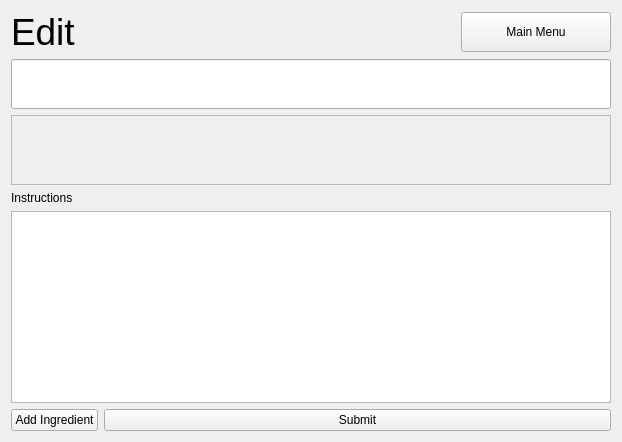
    <widget class="QWidget" name="EditScreen">
     <layout class="QGridLayout" name="gridLayout_4">
      <item row="0" column="0">
       <layout class="QVBoxLayout" name="ES_vl">
        <item>
         <layout class="QHBoxLayout" name="ES_HeaderHL">
          <item>
           <widget class="QLabel" name="ES_LabelTitle">
            <property name="font">
             <font>
              <pointsize>28</pointsize>
             </font>
            </property>
            <property name="text">
             <string>Edit</string>
            </property>
           </widget>
          </item>
          <item>
           <spacer name="ES_hs">
            <property name="orientation">
             <enum>Qt::Horizontal</enum>
            </property>
            <property name="sizeHint" stdset="0">
             <size>
              <width>40</width>
              <height>20</height>
             </size>
            </property>
           </spacer>
          </item>
          <item>
           <widget class="QPushButton" name="ES_MainMenuButton">
            <property name="sizePolicy">
             <sizepolicy hsizetype="Fixed" vsizetype="Fixed">
              <horstretch>0</horstretch>
              <verstretch>0</verstretch>
             </sizepolicy>
            </property>
            <property name="minimumSize">
             <size>
              <width>150</width>
              <height>40</height>
             </size>
            </property>
            <property name="maximumSize">
             <size>
              <width>200</width>
              <height>16777215</height>
             </size>
            </property>
            <property name="cursor">
             <cursorShape>PointingHandCursor</cursorShape>
            </property>
            <property name="text">
             <string>Main Menu</string>
            </property>
           </widget>
          </item>
         </layout>
        </item>
        <item>
         <layout class="QVBoxLayout" name="ES_DescriptionVL">
          <item>
           <layout class="QVBoxLayout" name="ES_RecipeNameVL">
            <item>
             <widget class="QLineEdit" name="ES_RecipeNameLE">
              <property name="sizePolicy">
               <sizepolicy hsizetype="Maximum" vsizetype="Fixed">
                <horstretch>0</horstretch>
                <verstretch>0</verstretch>
               </sizepolicy>
              </property>
              <property name="minimumSize">
               <size>
                <width>600</width>
                <height>50</height>
               </size>
              </property>
              <property name="font">
               <font>
                <pointsize>16</pointsize>
               </font>
              </property>
             </widget>
            </item>
            <item>
             <widget class="QScrollArea" name="ES_ScrollArea">
              <property name="widgetResizable">
               <bool>true</bool>
              </property>
              <widget class="QWidget" name="ES_ScrollAreaWidgetContents">
               <property name="geometry">
                <rect>
                 <x>0</x>
                 <y>0</y>
                 <width>674</width>
                 <height>16</height>
                </rect>
               </property>
               <property name="sizePolicy">
                <sizepolicy hsizetype="Preferred" vsizetype="Maximum">
                 <horstretch>0</horstretch>
                 <verstretch>0</verstretch>
                </sizepolicy>
               </property>
              </widget>
             </widget>
            </item>
           </layout>
          </item>
          <item>
           <widget class="QLabel" name="ES_InstructionsLabel">
            <property name="text">
             <string>Instructions</string>
            </property>
           </widget>
          </item>
          <item>
           <widget class="QTextEdit" name="ES_InstructionsTE">
            <property name="sizePolicy">
             <sizepolicy hsizetype="Expanding" vsizetype="Preferred">
              <horstretch>0</horstretch>
              <verstretch>0</verstretch>
             </sizepolicy>
            </property>
            <property name="minimumSize">
             <size>
              <width>0</width>
              <height>100</height>
             </size>
            </property>
            <property name="cursor" stdset="0">
             <cursorShape>IBeamCursor</cursorShape>
            </property>
           </widget>
          </item>
          <item>
           <layout class="QHBoxLayout" name="ES_IngredientsHL">
            <item>
             <widget class="QPushButton" name="ES_AddIngredientButton">
              <property name="sizePolicy">
               <sizepolicy hsizetype="Fixed" vsizetype="Fixed">
                <horstretch>0</horstretch>
                <verstretch>0</verstretch>
               </sizepolicy>
              </property>
              <property name="palette">
               <palette>
                <active>
                 <colorrole role="WindowText">
                  <brush brushstyle="SolidPattern">
                   <color alpha="255">
                    <red>0</red>
                    <green>0</green>
                    <blue>0</blue>
                   </color>
                  </brush>
                 </colorrole>
                 <colorrole role="Button">
                  <brush brushstyle="SolidPattern">
                   <color alpha="255">
                    <red>255</red>
                    <green>255</green>
                    <blue>255</blue>
                   </color>
                  </brush>
                 </colorrole>
                 <colorrole role="Light">
                  <brush brushstyle="SolidPattern">
                   <color alpha="255">
                    <red>255</red>
                    <green>255</green>
                    <blue>255</blue>
                   </color>
                  </brush>
                 </colorrole>
                 <colorrole role="Midlight">
                  <brush brushstyle="SolidPattern">
                   <color alpha="255">
                    <red>255</red>
                    <green>255</green>
                    <blue>255</blue>
                   </color>
                  </brush>
                 </colorrole>
                 <colorrole role="Dark">
                  <brush brushstyle="SolidPattern">
                   <color alpha="255">
                    <red>127</red>
                    <green>127</green>
                    <blue>127</blue>
                   </color>
                  </brush>
                 </colorrole>
                 <colorrole role="Mid">
                  <brush brushstyle="SolidPattern">
                   <color alpha="255">
                    <red>170</red>
                    <green>170</green>
                    <blue>170</blue>
                   </color>
                  </brush>
                 </colorrole>
                 <colorrole role="Text">
                  <brush brushstyle="SolidPattern">
                   <color alpha="255">
                    <red>0</red>
                    <green>0</green>
                    <blue>0</blue>
                   </color>
                  </brush>
                 </colorrole>
                 <colorrole role="BrightText">
                  <brush brushstyle="SolidPattern">
                   <color alpha="255">
                    <red>255</red>
                    <green>255</green>
                    <blue>255</blue>
                   </color>
                  </brush>
                 </colorrole>
                 <colorrole role="ButtonText">
                  <brush brushstyle="SolidPattern">
                   <color alpha="255">
                    <red>0</red>
                    <green>0</green>
                    <blue>0</blue>
                   </color>
                  </brush>
                 </colorrole>
                 <colorrole role="Base">
                  <brush brushstyle="SolidPattern">
                   <color alpha="255">
                    <red>255</red>
                    <green>255</green>
                    <blue>255</blue>
                   </color>
                  </brush>
                 </colorrole>
                 <colorrole role="Window">
                  <brush brushstyle="SolidPattern">
                   <color alpha="255">
                    <red>255</red>
                    <green>255</green>
                    <blue>255</blue>
                   </color>
                  </brush>
                 </colorrole>
                 <colorrole role="Shadow">
                  <brush brushstyle="SolidPattern">
                   <color alpha="255">
                    <red>0</red>
                    <green>0</green>
                    <blue>0</blue>
                   </color>
                  </brush>
                 </colorrole>
                 <colorrole role="AlternateBase">
                  <brush brushstyle="SolidPattern">
                   <color alpha="255">
                    <red>255</red>
                    <green>255</green>
                    <blue>255</blue>
                   </color>
                  </brush>
                 </colorrole>
                 <colorrole role="ToolTipBase">
                  <brush brushstyle="SolidPattern">
                   <color alpha="255">
                    <red>255</red>
                    <green>255</green>
                    <blue>220</blue>
                   </color>
                  </brush>
                 </colorrole>
                 <colorrole role="ToolTipText">
                  <brush brushstyle="SolidPattern">
                   <color alpha="255">
                    <red>0</red>
                    <green>0</green>
                    <blue>0</blue>
                   </color>
                  </brush>
                 </colorrole>
                 <colorrole role="PlaceholderText">
                  <brush brushstyle="SolidPattern">
                   <color alpha="127">
                    <red>0</red>
                    <green>0</green>
                    <blue>0</blue>
                   </color>
                  </brush>
                 </colorrole>
                </active>
                <inactive>
                 <colorrole role="WindowText">
                  <brush brushstyle="SolidPattern">
                   <color alpha="255">
                    <red>0</red>
                    <green>0</green>
                    <blue>0</blue>
                   </color>
                  </brush>
                 </colorrole>
                 <colorrole role="Button">
                  <brush brushstyle="SolidPattern">
                   <color alpha="255">
                    <red>240</red>
                    <green>240</green>
                    <blue>240</blue>
                   </color>
                  </brush>
                 </colorrole>
                 <colorrole role="Light">
                  <brush brushstyle="SolidPattern">
                   <color alpha="255">
                    <red>255</red>
                    <green>255</green>
                    <blue>255</blue>
                   </color>
                  </brush>
                 </colorrole>
                 <colorrole role="Midlight">
                  <brush brushstyle="SolidPattern">
                   <color alpha="255">
                    <red>227</red>
                    <green>227</green>
                    <blue>227</blue>
                   </color>
                  </brush>
                 </colorrole>
                 <colorrole role="Dark">
                  <brush brushstyle="SolidPattern">
                   <color alpha="255">
                    <red>160</red>
                    <green>160</green>
                    <blue>160</blue>
                   </color>
                  </brush>
                 </colorrole>
                 <colorrole role="Mid">
                  <brush brushstyle="SolidPattern">
                   <color alpha="255">
                    <red>160</red>
                    <green>160</green>
                    <blue>160</blue>
                   </color>
                  </brush>
                 </colorrole>
                 <colorrole role="Text">
                  <brush brushstyle="SolidPattern">
                   <color alpha="255">
                    <red>0</red>
                    <green>0</green>
                    <blue>0</blue>
                   </color>
                  </brush>
                 </colorrole>
                 <colorrole role="BrightText">
                  <brush brushstyle="SolidPattern">
                   <color alpha="255">
                    <red>255</red>
                    <green>255</green>
                    <blue>255</blue>
                   </color>
                  </brush>
                 </colorrole>
                 <colorrole role="ButtonText">
                  <brush brushstyle="SolidPattern">
                   <color alpha="255">
                    <red>0</red>
                    <green>0</green>
                    <blue>0</blue>
                   </color>
                  </brush>
                 </colorrole>
                 <colorrole role="Base">
                  <brush brushstyle="SolidPattern">
                   <color alpha="255">
                    <red>255</red>
                    <green>255</green>
                    <blue>255</blue>
                   </color>
                  </brush>
                 </colorrole>
                 <colorrole role="Window">
                  <brush brushstyle="SolidPattern">
                   <color alpha="255">
                    <red>240</red>
                    <green>240</green>
                    <blue>240</blue>
                   </color>
                  </brush>
                 </colorrole>
                 <colorrole role="Shadow">
                  <brush brushstyle="SolidPattern">
                   <color alpha="255">
                    <red>105</red>
                    <green>105</green>
                    <blue>105</blue>
                   </color>
                  </brush>
                 </colorrole>
                 <colorrole role="AlternateBase">
                  <brush brushstyle="SolidPattern">
                   <color alpha="255">
                    <red>245</red>
                    <green>245</green>
                    <blue>245</blue>
                   </color>
                  </brush>
                 </colorrole>
                 <colorrole role="ToolTipBase">
                  <brush brushstyle="SolidPattern">
                   <color alpha="255">
                    <red>255</red>
                    <green>255</green>
                    <blue>220</blue>
                   </color>
                  </brush>
                 </colorrole>
                 <colorrole role="ToolTipText">
                  <brush brushstyle="SolidPattern">
                   <color alpha="255">
                    <red>0</red>
                    <green>0</green>
                    <blue>0</blue>
                   </color>
                  </brush>
                 </colorrole>
                 <colorrole role="PlaceholderText">
                  <brush brushstyle="SolidPattern">
                   <color alpha="128">
                    <red>0</red>
                    <green>0</green>
                    <blue>0</blue>
                   </color>
                  </brush>
                 </colorrole>
                </inactive>
                <disabled>
                 <colorrole role="WindowText">
                  <brush brushstyle="SolidPattern">
                   <color alpha="255">
                    <red>127</red>
                    <green>127</green>
                    <blue>127</blue>
                   </color>
                  </brush>
                 </colorrole>
                 <colorrole role="Button">
                  <brush brushstyle="SolidPattern">
                   <color alpha="255">
                    <red>255</red>
                    <green>255</green>
                    <blue>255</blue>
                   </color>
                  </brush>
                 </colorrole>
                 <colorrole role="Light">
                  <brush brushstyle="SolidPattern">
                   <color alpha="255">
                    <red>255</red>
                    <green>255</green>
                    <blue>255</blue>
                   </color>
                  </brush>
                 </colorrole>
                 <colorrole role="Midlight">
                  <brush brushstyle="SolidPattern">
                   <color alpha="255">
                    <red>255</red>
                    <green>255</green>
                    <blue>255</blue>
                   </color>
                  </brush>
                 </colorrole>
                 <colorrole role="Dark">
                  <brush brushstyle="SolidPattern">
                   <color alpha="255">
                    <red>127</red>
                    <green>127</green>
                    <blue>127</blue>
                   </color>
                  </brush>
                 </colorrole>
                 <colorrole role="Mid">
                  <brush brushstyle="SolidPattern">
                   <color alpha="255">
                    <red>170</red>
                    <green>170</green>
                    <blue>170</blue>
                   </color>
                  </brush>
                 </colorrole>
                 <colorrole role="Text">
                  <brush brushstyle="SolidPattern">
                   <color alpha="255">
                    <red>127</red>
                    <green>127</green>
                    <blue>127</blue>
                   </color>
                  </brush>
                 </colorrole>
                 <colorrole role="BrightText">
                  <brush brushstyle="SolidPattern">
                   <color alpha="255">
                    <red>255</red>
                    <green>255</green>
                    <blue>255</blue>
                   </color>
                  </brush>
                 </colorrole>
                 <colorrole role="ButtonText">
                  <brush brushstyle="SolidPattern">
                   <color alpha="255">
                    <red>127</red>
                    <green>127</green>
                    <blue>127</blue>
                   </color>
                  </brush>
                 </colorrole>
                 <colorrole role="Base">
                  <brush brushstyle="SolidPattern">
                   <color alpha="255">
                    <red>255</red>
                    <green>255</green>
                    <blue>255</blue>
                   </color>
                  </brush>
                 </colorrole>
                 <colorrole role="Window">
                  <brush brushstyle="SolidPattern">
                   <color alpha="255">
                    <red>255</red>
                    <green>255</green>
                    <blue>255</blue>
                   </color>
                  </brush>
                 </colorrole>
                 <colorrole role="Shadow">
                  <brush brushstyle="SolidPattern">
                   <color alpha="255">
                    <red>0</red>
                    <green>0</green>
                    <blue>0</blue>
                   </color>
                  </brush>
                 </colorrole>
                 <colorrole role="AlternateBase">
                  <brush brushstyle="SolidPattern">
                   <color alpha="255">
                    <red>245</red>
                    <green>245</green>
                    <blue>245</blue>
                   </color>
                  </brush>
                 </colorrole>
                 <colorrole role="ToolTipBase">
                  <brush brushstyle="SolidPattern">
                   <color alpha="255">
                    <red>255</red>
                    <green>255</green>
                    <blue>220</blue>
                   </color>
                  </brush>
                 </colorrole>
                 <colorrole role="ToolTipText">
                  <brush brushstyle="SolidPattern">
                   <color alpha="255">
                    <red>0</red>
                    <green>0</green>
                    <blue>0</blue>
                   </color>
                  </brush>
                 </colorrole>
                 <colorrole role="PlaceholderText">
                  <brush brushstyle="SolidPattern">
                   <color alpha="128">
                    <red>0</red>
                    <green>0</green>
                    <blue>0</blue>
                   </color>
                  </brush>
                 </colorrole>
                </disabled>
               </palette>
              </property>
              <property name="cursor">
               <cursorShape>PointingHandCursor</cursorShape>
              </property>
              <property name="text">
               <string>Add Ingredient</string>
              </property>
             </widget>
            </item>
            <item>
             <widget class="QPushButton" name="ES_SubmitButton">
              <property name="cursor">
               <cursorShape>PointingHandCursor</cursorShape>
              </property>
              <property name="text">
               <string>Submit</string>
              </property>
             </widget>
            </item>
           </layout>
          </item>
         </layout>
        </item>
       </layout>
      </item>
     </layout>
    </widget>
